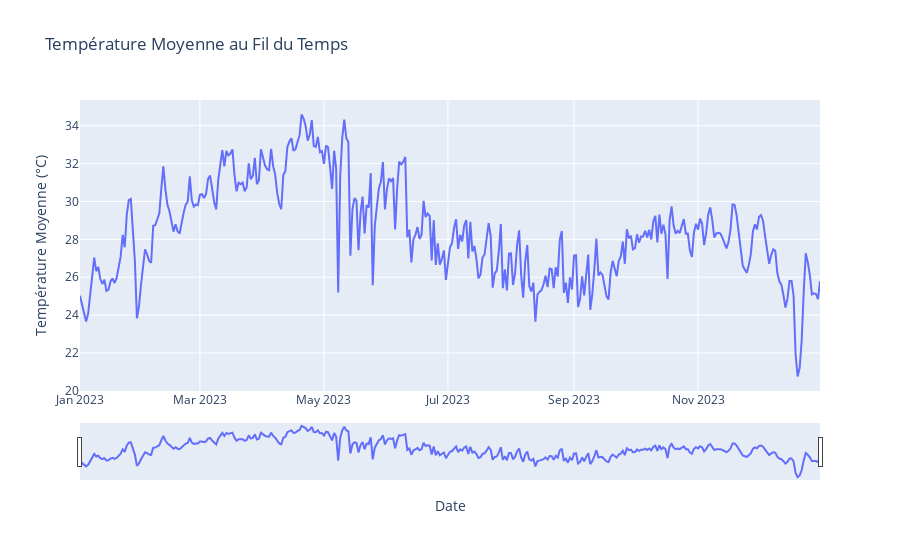

The cell this chart's notebook holds for it:
### Code cell
# Assurez-vous que la colonne 'date' est au format datetime
df['date'] = pd.to_datetime(df['date'])

# Nuage de points interactif avec Plotly Express
fig = px.line(df, x='date', y='temperature_2m_mean', title='Température Moyenne au Fil du Temps',
              labels={'temperature_2m_mean': 'Température Moyenne (°C)', 'date': 'Date'})

# Ajoutez une plage de dates pour la sélection
fig.update_xaxes(rangeslider_visible=True)

# Affichez la figure
fig.show()

### Figure 1 — Plotly figure (JSON) as saved in the notebook; plotly's stock layout.template omitted (floating-point values rounded to 4 significant figures; data arrays with more than 128 entries replaced by an {"elided": "..."} marker saying what was removed)
{"data": [{"hovertemplate": "Date=%{x}<br>Température Moyenne (°C)=%{y}<extra></extra>", "legendgroup": "", "line": {"color": "#636efa", "dash": "solid"}, "marker": {"symbol": "circle"}, "mode": "lines", "name": "", "orientation": "v", "showlegend": false, "type": "scatter", "x": {"elided": "365 str values"}, "xaxis": "x", "y": {"elided": "365 float values"}, "yaxis": "y"}], "layout": {"legend": {"tracegroupgap": 0}, "title": {"text": "Température Moyenne au Fil du Temps"}, "xaxis": {"anchor": "y", "domain": [0, 1], "rangeslider": {"visible": true}, "title": {"text": "Date"}}, "yaxis": {"anchor": "x", "domain": [0, 1], "title": {"text": "Température Moyenne (°C)"}}}}
